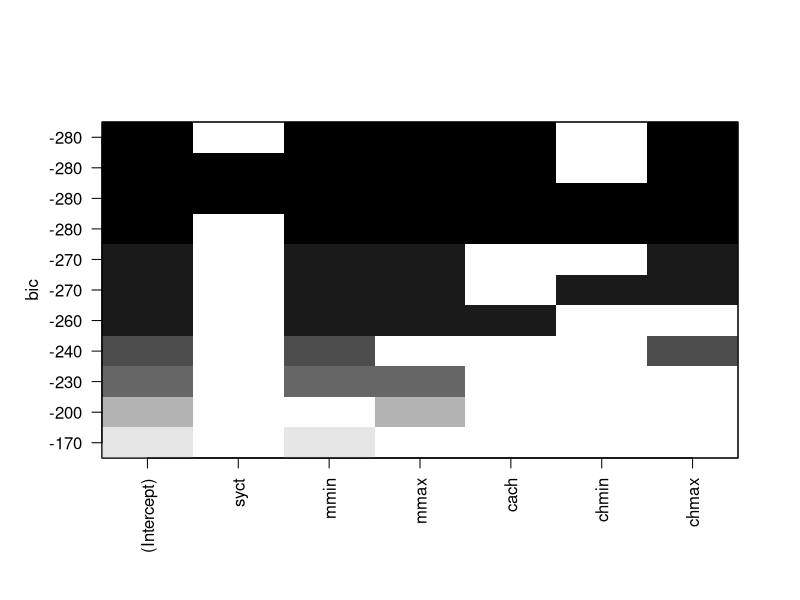
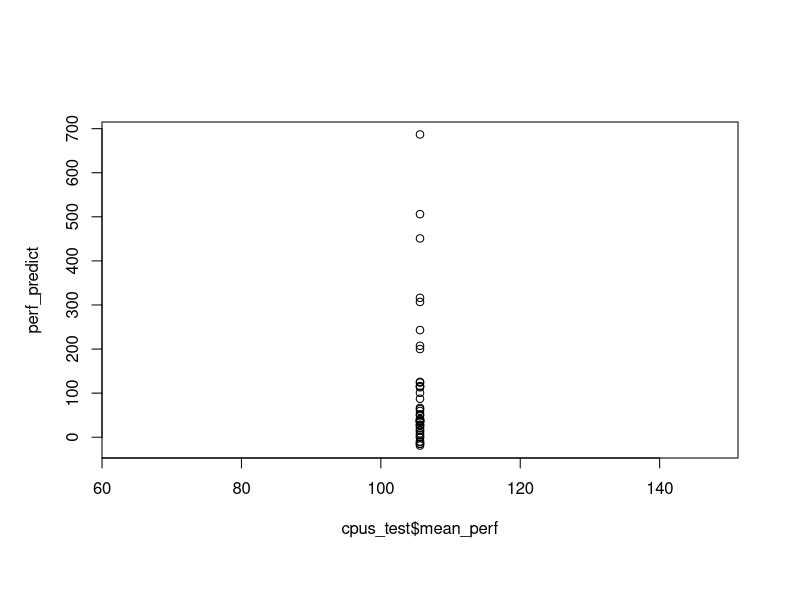

Source code (R) for these figures, in order:
#Author:SUNTAOTAO
#Date:20201030
#I got inspired by reading section6, section7 and lab3.

setwd("C:/Workspace/ESE5023_Assignments")
library(tidyr)
library(dplyr)
library(ggplot2)

# Load data
library(MASS);library(leaps)
data(cpus)

# Check col names
head(cpus)

cpus <- cpus%>%
  mutate(mean_perf=mean(perf))

# Split into two subsets
sample_index <- sample(nrow(cpus),nrow(cpus)*0.8)
cpus_train <- cpus[sample_index,]
cpus_test  <- cpus[-sample_index,]

#6.1For the train set, fit the best subset regression between predictor variable 
#perf and response variables including syct, mmin, mmax, cach, chmin, and chmax.
cpus_train_result <- regsubsets(perf ~ syct+ mmin + mmax + cach +
                              chmin + chmax, data=cpus_train, nbest=2, nvmax = 6)
plot(cpus_train_result, scale="bic")

# Build a linear model
fullmodel=lm(perf ~ syct+ mmin + mmax + cach +
               chmin + chmax, data=cpus_train)
model_step_b <- step(fullmodel,direction='backward')

# Get estimates
summary(fullmodel)

#6.2Apply the best regression model to the test set, and compare your predicted 
#perf values with the actual values that provided in the test set. 
# Apply the model model_log to the test subset
perf_predict <- predict(fullmodel,cpus_test)

# Compare predicted values with actual values 
plot(cpus_test$mean_perf, perf_predict)

# Correlation coefficients
cor(cpus_test$mean_perf, perf_predict)

# Mean predicted value
mean(perf_predict)

# Mean actual value
mean(cpus_test$mean_perf)

# Relative mean bias
(mean(perf_predict) - mean(cpus_test$mean_perf))/mean(cpus_test$mean_perf)
